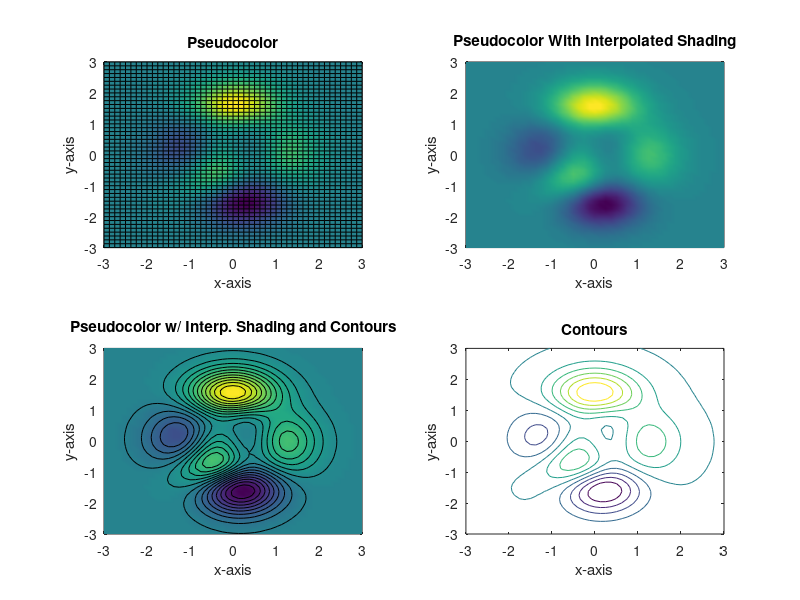

Source code (MATLAB):
[x,y,z]=peaks;
subplot(2,2,1)
pcolor(x,y,z)
xlabel('x-axis'), ylabel('y-axis')
title('Pseudocolor')

subplot(2,2,2)
pcolor(x,y,z)
shading interp
xlabel('x-axis'), ylabel('y-axis')
title('Pseudocolor With Interpolated Shading')

subplot(2,2,3)
pcolor(x,y,z)
shading interp
hold on
contour(x,y,z, 20, 'k')
xlabel('x-axis'), ylabel('y-axis')
title('Pseudocolor w/ Interp. Shading and Contours')

subplot(2,2,4)
contour(x,y,z)
xlabel('x-axis'), ylabel('y-axis')
title('Contours')